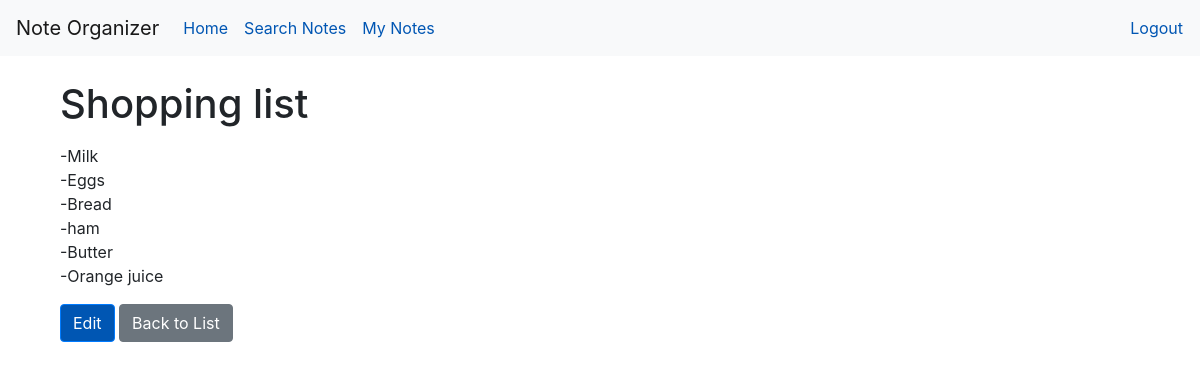
The app's page /notes/1/ (signed in), older data.
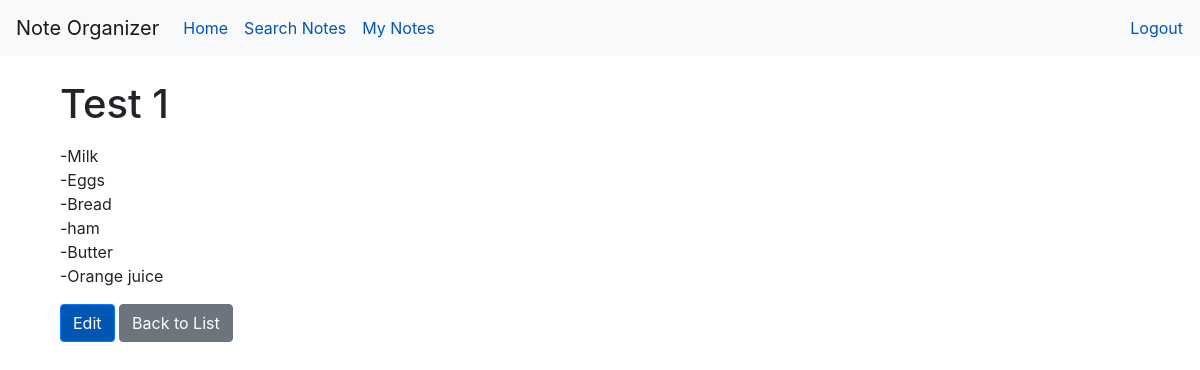
The same page, newer data.
### notes/models.py (models this page shows, shortened)
class Note(models.Model):
    title = models.CharField(max_length=200)
    content = models.TextField(blank=True)
    created_at = models.DateTimeField(auto_now_add=True)
    updated_at = models.DateTimeField(auto_now=True)
    user = models.ForeignKey(User, on_delete=models.CASCADE)

### notes/views.py (the view)
# urls.py: path('notes/<int:id>/', views.note_detail, name='note_detail'),
@login_required
def note_detail(request, id):
    note = get_object_or_404(Note, id=id, user=request.user)
    return render(request, 'notes/note_detail.html', {'note': note})

### notes/templates/notes/note_detail.html
{% extends 'base.html' %}
{% block content %}
<div class="container mt-4">
    <h1>{{ note.title }}</h1>
    <p>{{ note.content|linebreaks }}</p>
    <a href="{% url 'note_update' note.id %}" class="btn btn-primary">Edit</a>
    <a href="{% url 'note_list' %}" class="btn btn-secondary">Back to List</a>
</div>
{% endblock %}

### notes/templates/base.html (shortened to what this page needs)
<!DOCTYPE html>
<html lang="en">
<head>
    {% load static %}
    <link href="https://stackpath.bootstrapcdn.com/bootstrap/4.5.2/css/bootstrap.min.css" rel="stylesheet">
    <link href="{% static 'css/style.css' %}" rel="stylesheet">
</head>
<body>
    <nav class="navbar navbar-expand-lg navbar-light bg-light">
        <a class="navbar-brand" href="{% url 'index' %}">Note Organizer</a>
        <div class="collapse navbar-collapse" id="navbarNav">
            <ul class="navbar-nav mr-auto">
                <li class="nav-item"><a class="nav-link" href="{% url 'index' %}">Home</a></li>
                <li class="nav-item"><a class="nav-link" href="{% url 'search_notes' %}">Search Notes</a></li>
                <li class="nav-item"><a class="nav-link" href="{% url 'note_list' %}">My Notes</a></li>
            </ul>
            <ul class="navbar-nav ml-auto">
                {% if user.is_authenticated %}
                    <li class="nav-item">
                        <form method="post" action="{% url 'logout' %}" class="form-inline">
                            <button type="submit" class="btn btn-link nav-link" style="padding: 0;">Logout</button>
                        </form>
                    </li>
                {% else %}
                    <li class="nav-item"><a class="nav-link" href="{% url 'login' %}">Login</a></li>
                    <li class="nav-item"><a class="nav-link" href="{% url 'register' %}">Register</a></li>
                {% endif %}
            </ul>
        </div>
    </nav>
    <div class="container mt-4">
        {% block content %}
        {% endblock %}
    </div>
</body>
</html>

### static/css/style.css (style rules this page uses)
.btn-primary { background-color: #0056b3; color: #ffffff; }
.navbar-light .navbar-nav .nav-link { color: #0056b3; }

Row changes from the older to the newer data that the page shows:
changed Note "-Milk -Eggs -Bread -ham -Butter -Orange juice": title "Shopping list" → "Test 1"
